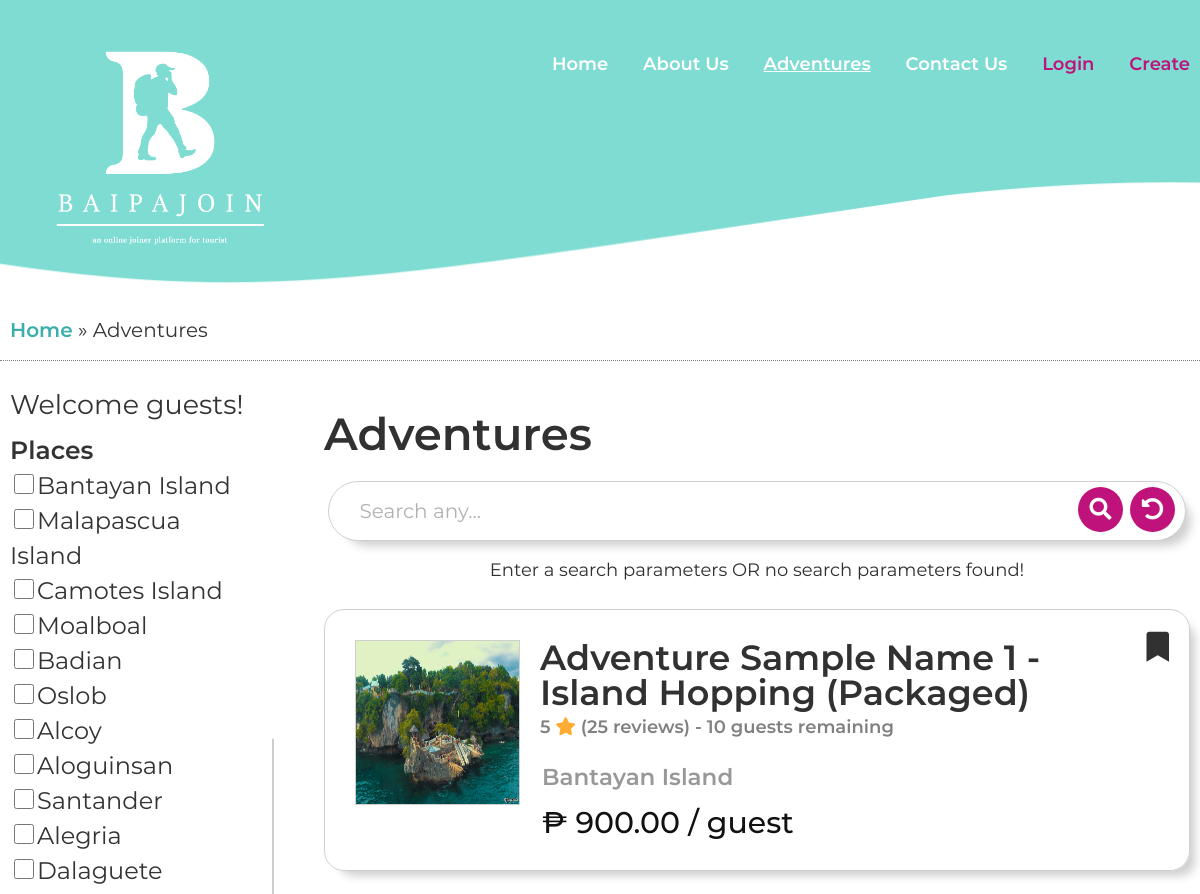
Page /adventures.php (upper part) on the earlier database version.
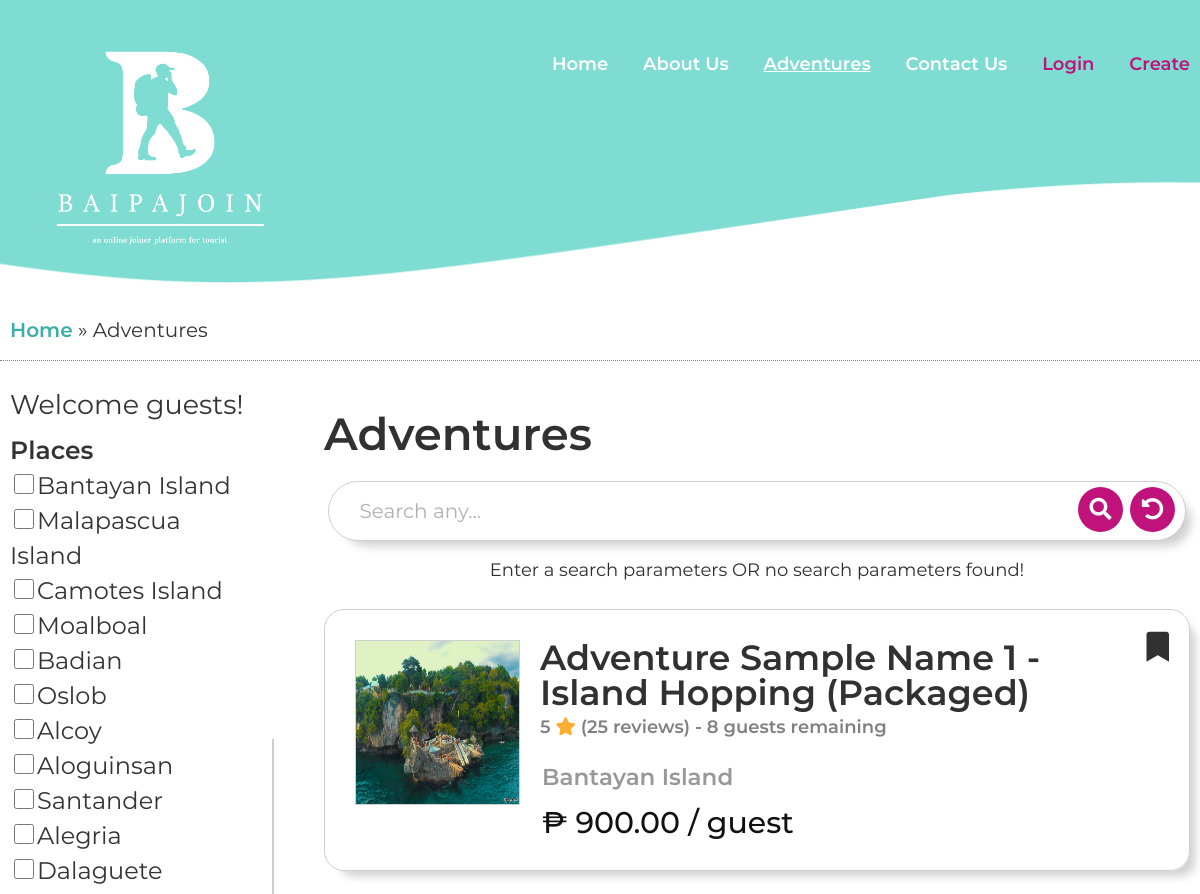
Same page on the later database version.
### tables this page shows
CREATE TABLE `adventure` (
  `adv_id` int(11) NOT NULL,
  `adv_images` varchar(200) NOT NULL,
  `adv_name` varchar(50) NOT NULL,
  `adv_kind` varchar(25) NOT NULL,
  `adv_type` varchar(15) NOT NULL,
  `adv_address` varchar(50) NOT NULL,
  `adv_town` varchar(50) NOT NULL,
  `adv_totalcostprice` decimal(7,2) NOT NULL,
  `adv_date` date NOT NULL,
  `adv_details` varchar(500) NOT NULL,
  `adv_postedDate` date NOT NULL,
  `adv_maxguests` int(3) DEFAULT NULL,
  `adv_currentGuest` int(3) DEFAULT NULL,
  `adv_itineraryImg` varchar(50) NOT NULL,
  `adv_status` varchar(25) NOT NULL,
  `orga_id` int(11) NOT NULL
);

### extensions/db.php (called while the page is built, shortened)
<?php
	class DB
	{
		static $hostname = "localhost";
		static $dbname = "baipajoin";
		static $username  = "root";
		static $password = "";
		public static function query($sql, $params=array(), $transactType)
		{
			$rows = array();
			try
			{
				$db = new PDO("mysql:host=". self::$hostname ."; dbname=". self::$dbname,  self::$username,  self::$password);
				$db->setAttribute(PDO::ATTR_ERRMODE, PDO::ERRMODE_EXCEPTION);
				$cmd = $db->prepare($sql);
				$cmd->execute($params);
				if($transactType == "READ")
					$rows = $cmd->fetchAll();
				else
					$rows = $db->lastInsertId();
			}
			catch(PDOException $e)
			{
				echo $e->getMessage();
			}
			return $rows;
		}
	}
?>

### extensions/functions.php (the view, shortened to what this page needs)
<?php
function displayAll($num, $query = NULL){
	if($num === 0){
		$card = DB::query("SELECT * FROM legal_document WHERE orga_id = ?", array($_SESSION['organizer']), "READ");
		if(count($card)>0){
			foreach($card as $result){
				echo "
				<div class='card'>
						<figure>
							<img src='legal_docu/".$_SESSION['organizer']."/".$result['docu_image']."' alt='".$result['docu_type']."'>
						</figure>
						<div>
							<h2>".$result['docu_type']." <span>Added on: ".date('M. j, Y', strtotime($result['docu_dateadded']))."</span></h2>
							<p>".$result['docu_description']."</p>
						</div>
						<ul class='icons'>
							<li><a href='edit_docu.php?image=".$result['docu_image']."'><i class='fas fa-edit'></i></a></li>
							<li><a href='delete.php?table=legal_document&image=".$result['docu_image']."' onclick='return confirm(\"Are you sure you want to delete this document?\");'><i class='far fa-trash-alt'></i></a></li>
						</ul>
				</div>
				";
			}
		}
	}
	else {
		$card = DB::query("SELECT * FROM adventure", array(), "READ");
		if($query != NULL) $card = $query;
		if(count($card)>0){
			foreach($card as $result){
				$remainingGuestsText = "";
				$images = $result['adv_images'];
				$image = explode(",", $images);
				$totalImagesNum = count($image) - 1;
				$displayImage = rand(1,$totalImagesNum);
				$price = $result['adv_totalcostprice'] / $result['adv_maxguests'];
				$numRemainingGuests = $result['adv_maxguests'] - $result['adv_currentGuest'];
				if($result['adv_type'] == 'Packaged')
					$remainingGuestsText = "- ".$numRemainingGuests." guests remaining";
				echo "
				<a class='card-link' href='place.php?id=".$result['adv_id']."'>
				<div class='card'>
					<figure>
						<img src='images/organizers/".$result['orga_id']."/$image[$displayImage]' alt=''>
					</figure>
					<h2>".$result['adv_name']." - ".$result['adv_kind']." (".$result['adv_type'].") <span>5 <i class='fas fa-star'></i> (25 reviews) ".$remainingGuestsText."</span> </h2>
					<p>".$result['adv_address']."</p>
					<p>₱ ".number_format((float)$price, 2, '.', '')." / guest</p>
					<ul class='icons'>";
			  if(isset($_SESSION['joiner'])){
					$favAdv = DB::query("SELECT * FROM favorite WHERE joiner_id = ? AND adv_id = ?", array($_SESSION['joiner'], $result['adv_id']), "READ");
					if(count($favAdv) > 0)
						echo "<li><a id='saved' class='added' href='adventures.php?removeFav=".$result['adv_id']."' onclick='return confirm(\"Are you sure you want to remove this adventure to your favorites?\");'><i class='fas fa-bookmark'></i></a></li>";
					else
						echo "<li><a href='adventures.php?addFav=".$result['adv_id']."' onclick='return confirm(\"Are you sure you want to add this adventure to your favorites?\");'><i class='fas fa-bookmark'></i></a></li>";
				} else {
					echo "<li><a href='login.php' onclick='return confirm(\"Are you sure you want to login to add adventures to favorites?\");'><i class='fas fa-bookmark'></i></a></li>";
				}
				echo "
					</ul>
				</div>
				</a>
				";
			}
		}
		else {
			echo "<h3>Adventure does not exist...</h3>";
		}
	}
}

### includes/head.php (shortened to what this page needs)
<!DOCTYPE html>
 <html class="no-js" lang="en-US">
<head>
	<link rel="stylesheet" href="style.min.css">
	<link rel="stylesheet" href="css/hamburgers.min.css">
	<link rel="stylesheet" href="css/media.min.css">
	<link rel="stylesheet" href="css/rslides.min.css">
	<link rel="stylesheet" href="css/font-awesome.min.css">
	<link rel="stylesheet" href="css/animate.css">
	<link rel="stylesheet" href="https://use.fontawesome.com/releases/v5.5.0/css/all.css">
	<link rel="stylesheet" href="https://unpkg.com/flickity@2/dist/flickity.min.css">

### adventures.php (shortened to what this page needs)
<?php
	include("extensions/functions.php");
	require_once("extensions/db.php");
?>
<?php include("includes/head.php"); ?>
</head>
	<body>
		<div class="protect-me">
		<div class="clearfix">
<?php include("includes/header.php"); ?>
<?php
	$currentPage = 'adventures';
	include("includes/nav.php");
?>
<div id="main_area">
	<div class="wrapper">
		<div class="breadcrumbs">
			<a href="index.php">Home</a> &#187; Adventures
		</div>
		<div class="main_con">
			<aside class="sidebar">
				<form method="post">
				<?php
				if($_SESSION['current_user'] == 'Joiner') {
					currentJoiner($_SESSION['joiner']);
					echo "<h2> {$_SESSION['fname']} {$_SESSION['lname']} </h2>
					<p>User Type: Joiner</p>";
				}
				else {
					echo "<h2>Welcome guests!</h2>";
				}
				?>
				<div class="filters">
					<ul class="places">
						<li><h3>Places</h3></li>
						<?php
							$places = array("Bantayan Island", "Malapascua Island", "Camotes Island", "Moalboal", "Badian", "Oslob", "Alcoy", "Aloguinsan", "Santander", "Alegria", "Dalaguete");
							for($i=0; $i<count($places); $i++){
								echo "
								<li><input class='checkbox-places' type='checkbox' name='places[]' value='".$places[$i]."' ".checkPlaces($places[$i])."><label>".$places[$i]."</label></li>
								";
							}
						?>
					</ul>
						<?php
							$activities = array("Packaged", "Swimming", "Camping", "Island Hopping", "Mountain Hiking", "Snorkeling", "Canyoneering", "Biking", "Diving", "Jetski", "Banana Boat");
							for($i=0; $i<count($activities); $i++){
								echo "
								<li><input class='checkbox-activities' type='checkbox' name='activities[]' value='".$activities[$i]."' ".checkActivities($activities[$i])."><label>".$activities[$i]."</label></li>
								";
							}
						?>
				</div>
				</form>
			</aside>
			<main>
				<form method="post" >
					<h2>Adventures</h2>
					<input type="text" name="txtSearch" placeholder="Search any...">
					<button type="submit" formaction="adventures.php" name="btnSearch"><i class="fas fa-search"></i></button>
					<button formaction="adventures.php" ><i class="fas fa-undo-alt"></i></button>
					<?php
						if(isset($_POST['btnSearch']))
						{
							$txtSearch = trim(ucwords($_POST['txtSearch']));
							if(isset($_GET['page']))
							{
								$page = $_GET['page'];
							}
							else
							{
								$page = 1;
							}
							$num_per_page = 5;
							$start_from = ($page-1) * $num_per_page;
							$card = DB::query("SELECT * FROM adventure WHERE adv_kind LIKE '%{$txtSearch}%' || adv_name LIKE '%{$txtSearch}%' || adv_type LIKE '%{$txtSearch}%' || adv_address LIKE '%{$txtSearch}%' || adv_totalcostprice LIKE '%{$txtSearch}%' || adv_date LIKE '%{$txtSearch}%' || adv_details LIKE '%{$txtSearch}%' || adv_postedDate LIKE '%{$txtSearch}%' || adv_maxguests LIKE '%{$txtSearch}%' ORDER BY adv_id DESC LIMIT $start_from,$num_per_page", array(), "READ");
							displayAll(99, $card);
							$card1 = DB::query("SELECT * FROM adventure WHERE adv_kind LIKE '%{$txtSearch}%' || adv_name LIKE '%{$txtSearch}%' || adv_type LIKE '%{$txtSearch}%' || adv_address LIKE '%{$txtSearch}%' || adv_totalcostprice LIKE '%{$txtSearch}%' || adv_date LIKE '%{$txtSearch}%' || adv_details LIKE '%{$txtSearch}%' || adv_postedDate LIKE '%{$txtSearch}%' || adv_maxguests LIKE '%{$txtSearch}%' ", array(), "READ");
							$total_record = count($card1);
			                $total_page = ceil($total_record/$num_per_page);
			                if($page > 1)
			                {
			                    echo "<a href='adventures.php?page=" .($page-1). "' class='fas fa-angle-double-left pull-left' > Previous</a>";
			                }
									$numpage = 1;
									$startPage = max(1, $page - $numpage);
									$endPage = min( $total_page, $page + $numpage);
									for($i=$startPage;$i<=$endPage;$i++)
									{
										if ($i == $page) {
							            $class = 'pagingCurrent';
							            }else
											{
											$class = 'paging';
											}
										if($page > $i && $page > 2) {
											echo "<a href='adventures.php' class='".$class."'> 1 ... </a>";
										}
											echo "<a href='adventures.php?page=" .$i. "' class='".$class."'>  $i   </a>";
										if($page < $i && $page < ($total_page-1)) {
											echo "<a href='adventures.php?page=" .($total_page). "' class='".$class."'> ... $total_page </a>";
										}
									}
			                if(($i-1) > $page)
			                {
			                    echo "<a href='adventures?page=" .($page+1). "' class='fas fa-angle-double-right pull-right' > Next </a >";
			                }
						}
						else
						{
							if(isset($_GET['page']))
							{
								$page = $_GET['page'];
							}
							else
							{
								$page = 1;
							}
							$num_per_page = 5;
							$start_from = ($page-1) * $num_per_page;
							if(!empty($card))
								displayAll(99, $card);
							else {
								$card = DB::query("SELECT * FROM adventure", array(), "READ");
								$card1 = DB::query("SELECT * FROM adventure LIMIT $start_from,$num_per_page", array(), "READ");
								echo "Enter a search parameters OR no search parameters found!";
								displayAll(99, $card1);
							}
				        }
					?>
				</form>
			</main>
		</div>
	</div>
</div>
<?php include("includes/footer.php"); ?>

### includes/header.php (shortened to what this page needs)
<header>
	<div class="wrapper">
		<div class="header_con">
			<div class="main_logo">
			  <a href="index.php"><figure><img src="images/main-logo.png" alt="<?php ?>"/></figure></a>
			</div>
		</div>
	</div>
</header>

### includes/nav.php (shortened to what this page needs)
<div id="nav_area">
	<div class="toggle_right_nav">
	  <nav class="page_nav">
			<div class="wrapper">
				<ul>
					<li class="<?php if($currentPage == 'index') echo 'current_page_item'; ?>"><a href="index.php">Home</a></li>
					<li class="<?php if($currentPage == 'aboutus') echo 'current_page_item'; ?>"><a href="aboutus.php">About Us</a></li>
					<?php
						if(!isset($_SESSION['organizer'])){
					?>
						<li class="<?php if($currentPage == 'adventures') echo 'current_page_item'; ?>"><a href="adventures.php">Adventures</a></li>
					<?php
						}
					?>
					<li class="<?php if($currentPage == 'contactus') echo 'current_page_item'; ?>"><a href="contactus.php">Contact Us</a></li>
					<?php
						if(isset($_SESSION['joiner'])){
							$_SESSION['current_user'] = 'Joiner';
							echo "<li class='";
								if($currentPage == 'settings') echo 'current_page_item';
							echo "'><a href='settings.php' style='color:#bf127a;'>Settings</a></li>";
						} else if(isset($_SESSION['organizer'])) {
							$_SESSION['current_user'] = 'Organizer';
							echo "<li class='";
								if($currentPage == 'settings') echo 'current_page_item';
							echo "'><a href='settings.php' style='color:#bf127a;'>Settings</a></li>";
						} else {
					?>
						<li><a href="login.php" style="color:#bf127a;">Login</a></li>
						<li><a href="create.php">Create</a></li>
					<?php } ?>
				</ul>
			</div>
	  </nav>
	</div>
</div>

### includes/footer.php (shortened to what this page needs)
  </div>
  </div>
</body>
</html>

### adventures.php (style rules this page uses)
header { background:url(images/header-bg.png) no-repeat center top/cover, #fff; }
.main_logo { position:static;margin-left:10px; }
.main_con { display:flex;justify-content:space-between; }
.sidebar { flex:1;min-height:529px;padding:30px 30px 30px 0;position:relative; }
.sidebar:before { content:'';width:2px;height:50%;background:#cdcdcd;position:absolute;top:50%;right:0;transform:translateY(-50%); }
.sidebar h2 { font-size:30px;line-height:100%; }
.sidebar ul { display:block;height:auto;font:600 20px/100% Montserrat,sans-serif;list-style:none; }
.sidebar .places li input, .sidebar .activites li input { width:20px;height:20px; }
.sidebar ul h3 { font-size:25px;margin-top:15px; }
.sidebar ul li { line-height:35px; }
.sidebar ul li label { font-weight:400; }
main { flex:4;float:none;height:auto;background:none;margin:0;padding:50px 0 50px 50px;border-radius:0;text-align:center;position:relative; }
main h2 { font:600 45px/100% Montserrat,sans-serif;color:#313131;margin-bottom:10px;text-align:left; }
main h2 span { font-size:30px; }
main input { display:inline-block;width:99%;height:60px;border:none;box-shadow:10px 10px 10px -5px #cfcfcf;outline:none;border-radius:50px;font:normal 20px/20px Montserrat,sans-serif;padding:0 110px 0 30px;margin:15px auto;border:1px solid #cfcfcf; }
main button:first-of-type { right:67px; }
main button { display:block;width:45px;height:45px;border:none;background:#bf127a;border-radius:50%;color:#fff;position:absolute;top:126px;right:15px;z-index:5;font-size:22px; }
.card-link { text-decoration:none !important; }
.card { width:100%;min-height:200px;position:relative;box-shadow:10px 10px 10px -5px #cfcfcf;border-radius:20px;padding:30px 125px 30px 215px;line-height:35px;text-align:left;margin:25px auto;border:1px solid #cfcfcf; }
.card figure { width:165px;height:165px;position:absolute;top:30px;left:30px;border:1px solid #cfcfcf; }
.card figure img { width:100%;height:100%; }
.card ul { position:absolute;top:20px;right:20px;font-size:30px; }
.card ul li { display:inline-block;margin:0 0 0 8px; }
.card ul li a { color:#313131; }
.card h2 { font:600 35px/100% Montserrat,sans-serif;color:#313131;margin-bottom:15px; }
.card h2 span { display:block;font-size:18px;color:gray; }
.card h2 span i { color:#ffac33; }
.card p { font-size:23px;color:#989898;width:100% !important;margin:0 0 10px 2px; }
.card p:last-of-type { color:#111;font-size:30px;font-weight:500;margin:0 0 0 2px; }

Differences in the rows shown:
changed adventure "Adventure Sample Name 1": remainingGuestsText "- 10 guests remaining" → "- 8 guests remaining"
